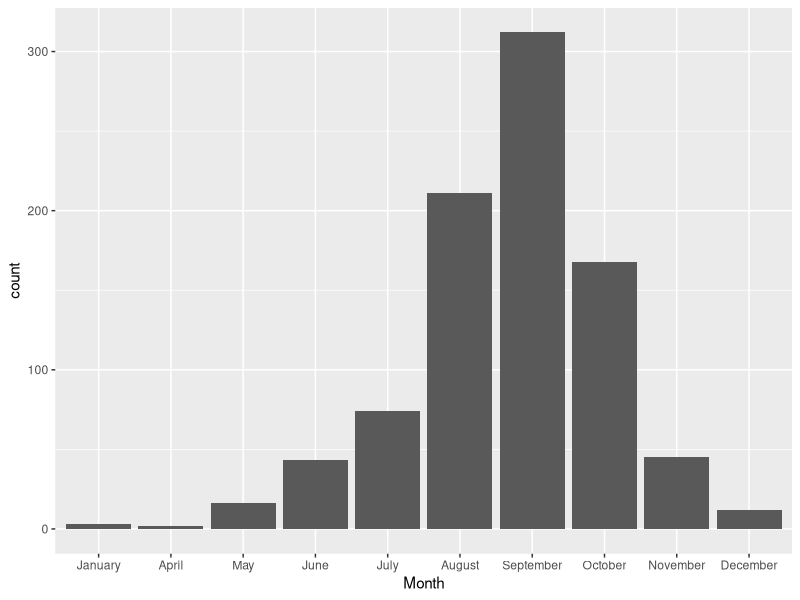
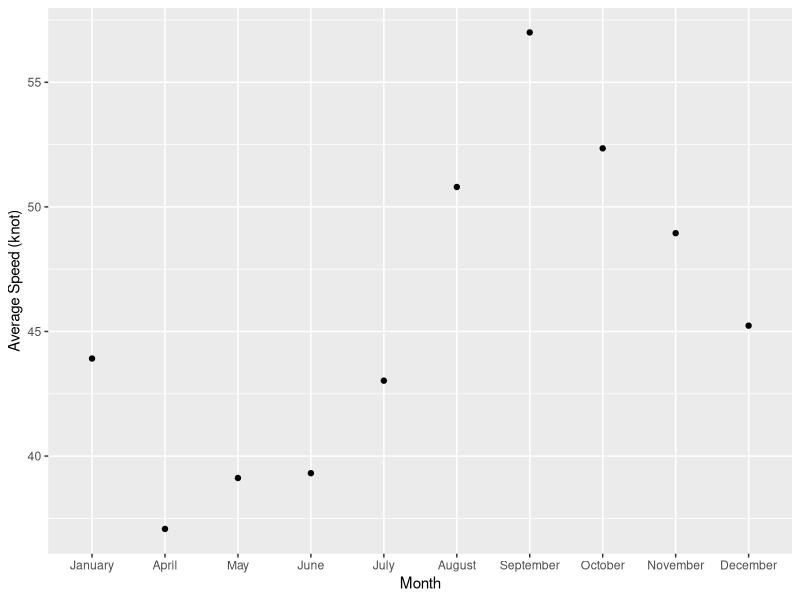
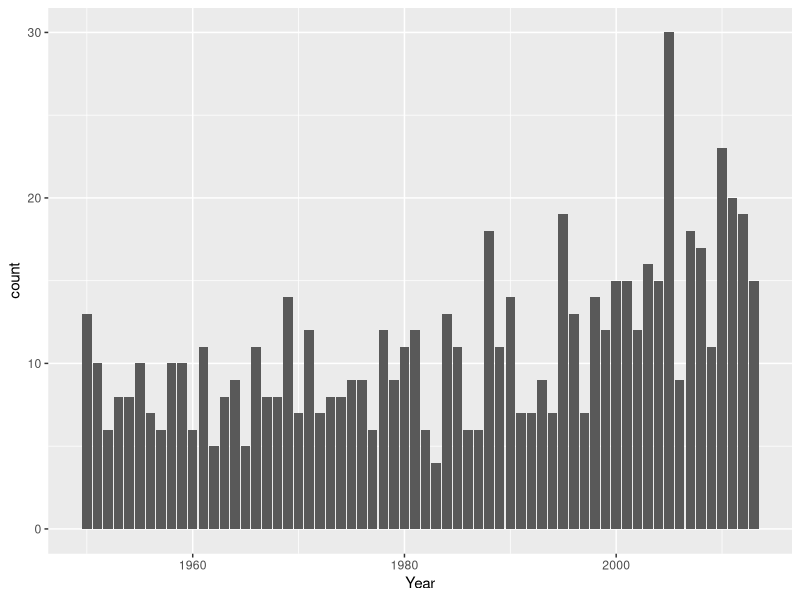
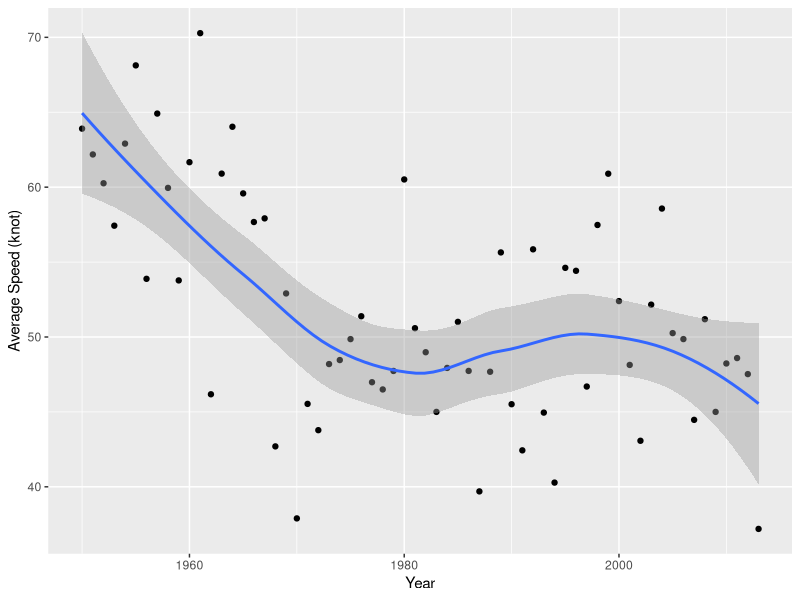
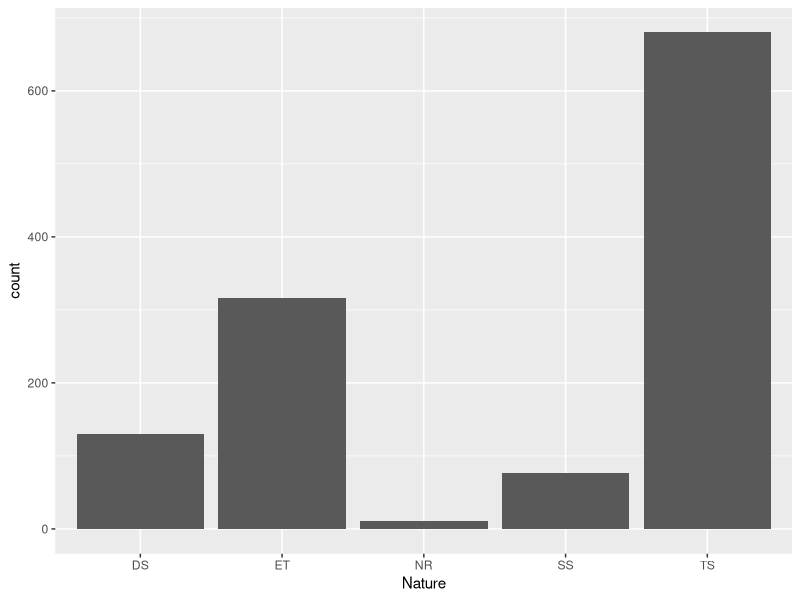
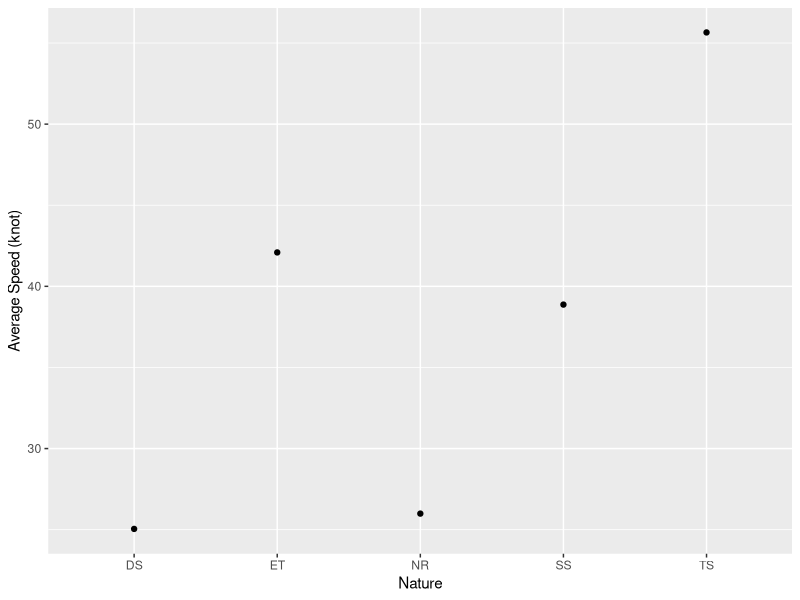

Here is the R script that generated these plots, in order:
## ---- chunk 1
library(ggplot2)
dt= read.csv("./hurrican703.csv")
library(data.table)
dt <- as.data.table(dt)
summary(dt)

library(tidyverse)
dt_long <- dt %>%
    dplyr::group_by(ID) %>% 
    mutate(Wind_prev = lag(Wind.kt, 1),
           Lat_change = Latitude - lag(Latitude, 1),
           Long_change = Longitude - lag(Longitude, 1),
           Wind_prev_prev = lag(Wind.kt, 2)) %>% 
    mutate(Wind_change = Wind_prev - Wind_prev_prev)
## ---- chunk 2
storms_month_name = distinct(group_by(select(dt_long, Month, ID), Month))

storms_month_name %>% 
  dplyr::group_by(Month) %>% 
  mutate(Month =  factor(Month, levels = month.name)) %>%  
  ggplot(aes(x = Month)) +
  geom_bar()
## ---- chunk 3
dt_long %>% 
  dplyr::group_by(Month) %>% 
  mutate(avg_speed = mean(Wind.kt)) %>% 
  distinct(Month, avg_speed) %>% 
  mutate(Month =  factor(Month, levels = month.name))%>% 
  ggplot(aes(x = Month, y = avg_speed)) +
  geom_point() +
  scale_y_continuous("Average Speed (knot)")
## ---- chunk 4
storms_season_name = distinct(group_by(select(dt_long, Season, ID), Season))
ggplot(data = storms_season_name) + 
  geom_bar(aes(x = Season)) +
  scale_x_continuous("Year")
## ---- chunk 5
dt_long %>% 
  dplyr::group_by(Season) %>% 
  mutate(avg_speed = mean(Wind.kt)) %>% 
  distinct(Season, avg_speed) %>% 
  ggplot(aes(x = Season, y = avg_speed)) +
  geom_point() +
  geom_smooth(method = "loess") +
  scale_y_continuous("Average Speed (knot)") +
  scale_x_continuous("Year") 
## ---- chunk 6
storms_nature_name = distinct(group_by(select(dt_long, Nature, ID), Nature))
ggplot(data = storms_nature_name) + 
  geom_bar(aes(x = Nature))
## ---- chunk 7
dt_long %>% 
  dplyr::group_by(Nature) %>% 
  mutate(avg_speed = mean(Wind.kt)) %>% 
  distinct(Nature, avg_speed) %>% 
  ggplot(aes(x = Nature, y = avg_speed)) +
  geom_point() +
  scale_y_continuous("Average Speed (knot)")
